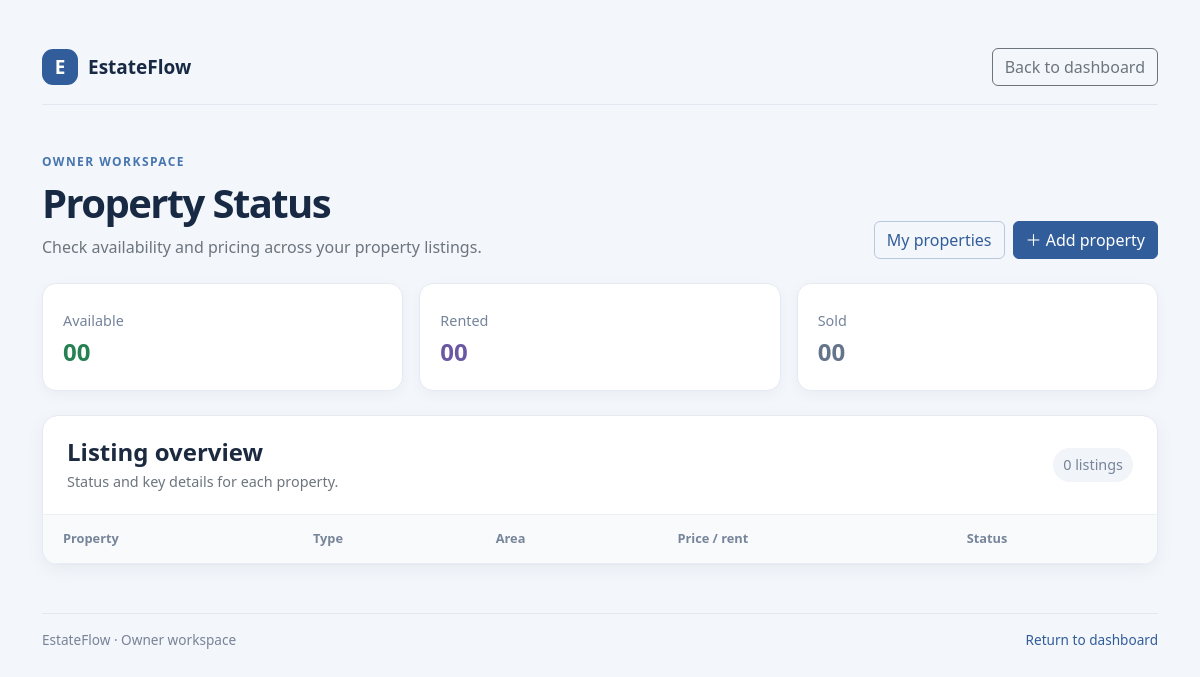
Before: /backend/owner/property_crud/property_stutas.php (signed in) with the older database file.
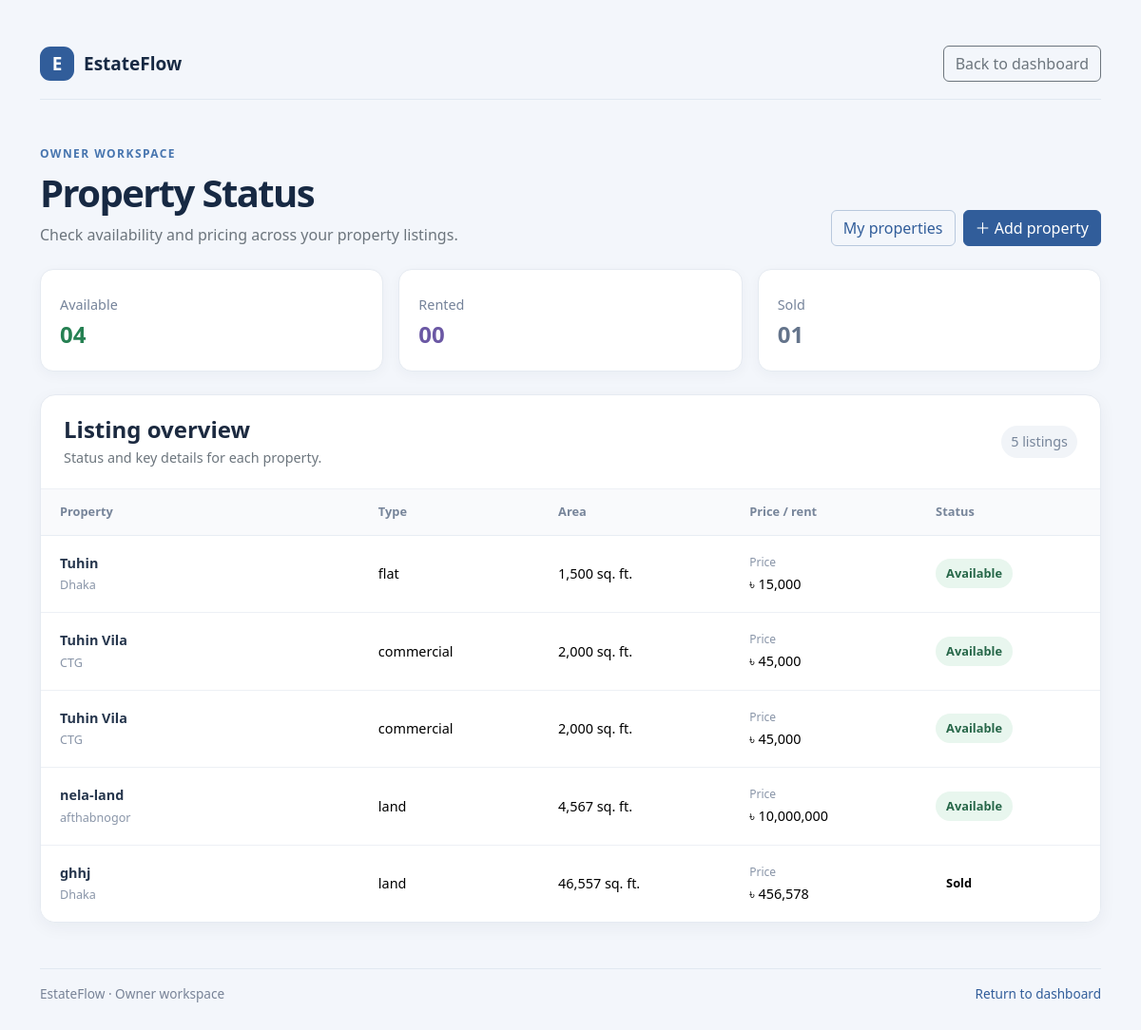
After: the same page with the newer database file.
### tables this page shows
CREATE TABLE `properties` (
  `property_id` bigint UNSIGNED NOT NULL,
  `owner_id` bigint UNSIGNED NOT NULL,
  `title` varchar(100) NOT NULL,
  `property_type` enum('flat','land','commercial') NOT NULL,
  `address` varchar(255) NOT NULL,
  `area_sqft` decimal(10,2) DEFAULT NULL,
  `price` decimal(12,2) DEFAULT NULL,
  `monthly_rent` decimal(12,2) DEFAULT NULL,
  `flat_details` varchar(100) NOT NULL,
  `status` enum('available','sold','rented') NOT NULL DEFAULT 'available',
  `description` text,
  `created_at` datetime NOT NULL DEFAULT CURRENT_TIMESTAMP,
  `imagas` varchar(100) NOT NULL
);

### backend/owner/property_crud/property_stutas.php (the view, shortened to what the changed rows need)
<?php
include_once 'dbconfig.php';
$owner_id = $_SESSION['user_id'];
$stmt = $conn->prepare("SELECT * FROM properties WHERE owner_id = ?");
$stmt->bind_param("s", $owner_id);
$stmt->execute();
$properties = $stmt->get_result()->fetch_all(MYSQLI_ASSOC);
$total = count($properties);
$available = count(array_filter($properties, fn($p) => $p['status'] === 'available'));
$sold = count(array_filter($properties, fn($p) => $p['status'] === 'sold'));
?>
<!doctype html>
<html lang="en">
<head>
    <link href="https://cdn.jsdelivr.net/npm/bootstrap@5.3.3/dist/css/bootstrap.min.css" rel="stylesheet">
    <link rel="stylesheet" href="../assets/css/owner/property-status.css">
</head>
<body class="property-status-page">
    <main class="container py-4 py-lg-5">
        <header class="d-flex flex-column flex-md-row align-items-md-end justify-content-between gap-3 mb-4">
            <div>
                <h1 class="display-6 fw-bold mb-2">Property Status</h1>
            </div>
        </header>
        <section class="row g-3 mb-4" aria-label="Property status totals">
            <div class="col-12 col-sm-4">
                <article class="summary-card h-100">
                    <span class="summary-label">Available</span>
                    <strong class="status-text-available"><?= str_pad($available, 2, '0', STR_PAD_LEFT) ?></strong>
                </article>
            </div>
            <div class="col-12 col-sm-4">
                <article class="summary-card h-100">
                    <span class="summary-label">Sold</span>
                    <strong class="status-text-sold"><?= str_pad($sold, 2, '0', STR_PAD_LEFT) ?></strong>
                </article>
            </div>
        </section>
        <section class="listing-panel" aria-labelledby="listing-title">
            <div class="listing-panel-heading d-flex flex-wrap align-items-center justify-content-between gap-2">
                <div>
                    <h2 id="listing-title" class="h4 mb-1">Listing overview</h2>
                    <p class="text-secondary mb-0">Status and key details for each property.</p>
                </div>
                <span class="listing-count"><?= $total ?> listings</span>
            </div>
            <div class="table-responsive">
                <table class="table align-middle mb-0">
                    <thead>
                        <tr>
                            <th scope="col">Property</th>
                            <th scope="col">Type</th>
                            <th scope="col">Area</th>
                            <th scope="col">Price / rent</th>
                            <th scope="col">Status</th>
                        </tr>
                    </thead>
                    <tbody>
                        <?php foreach ($properties as $p): ?>
                        <tr>
                            <td>
                                <strong><?= htmlspecialchars($p['title']) ?></strong>
                                <small><?= htmlspecialchars($p['address']) ?></small>
                            </td>
                            <td><?= htmlspecialchars($p['property_type']) ?></td>
                            <td><?= number_format($p['area_sqft']) ?> sq. ft.</td>
                            <td><span class="price-caption"><?= $p['status'] === 'rented' ? 'Monthly rent' : 'Price' ?></span>৳ <?= number_format($p['price']) ?></td>
                            <td><span class="status-badge status-<?= htmlspecialchars($p['status']) ?>"><?= htmlspecialchars(ucfirst($p['status'])) ?></span></td>
                        </tr>
                        <?php endforeach; ?>
                    </tbody>
                </table>
            </div>
        </section>
    </main>
</body>
</html>

Changed rows visible on the page:
added properties: title "Tuhin", address "Dhaka", property_type "flat", area_sqft "1,500", shows "Price", price "15,000", status "Available"
added properties: title "Tuhin Vila", address "CTG", property_type "commercial", area_sqft "2,000", shows "Price", price "45,000", status "Available"
added properties: title "Tuhin Vila", address "CTG", property_type "commercial", area_sqft "2,000", shows "Price", price "45,000", status "Available"
added properties: title "nela-land", address "afthabnogor", property_type "land", area_sqft "4,567", shows "Price", price "10,000,000", status "Available"
added properties: title "ghhj", address "Dhaka", property_type "land", area_sqft "46,557", shows "Price", price "456,578", status "Sold"
Other visible differences:
str_pad($available, 2, '0', STR_PAD_LEFT): "00" → "04"
str_pad($sold, 2, '0', STR_PAD_LEFT): "00" → "01"
$total: "0" → "5"
